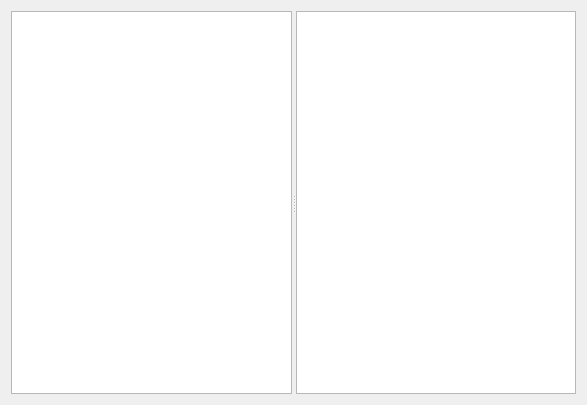
<?xml version="1.0" encoding="UTF-8"?>
<ui version="4.0">
 <class>Dialog</class>
 <widget class="QDialog" name="Dialog">
  <property name="geometry">
   <rect>
    <x>0</x>
    <y>0</y>
    <width>587</width>
    <height>405</height>
   </rect>
  </property>
  <property name="windowTitle">
   <string>Dialog</string>
  </property>
  <layout class="QVBoxLayout" name="verticalLayout">
   <item>
    <widget class="QSplitter" name="splitter">
     <property name="orientation">
      <enum>Qt::Horizontal</enum>
     </property>
     <widget class="QTreeView" name="treeView"/>
     <widget class="QListView" name="listView"/>
    </widget>
   </item>
  </layout>
 </widget>
 <resources/>
 <connections/>
</ui>
